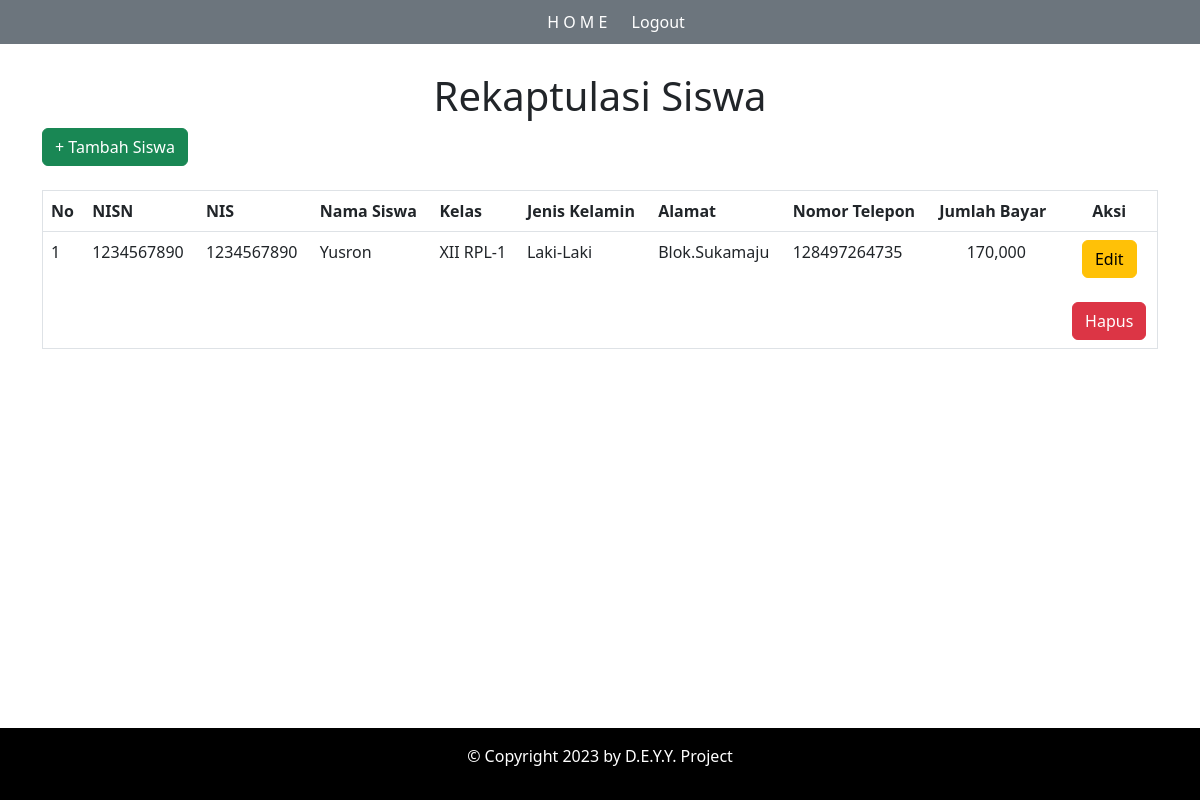
The page /PembayaranSPPSekolah/siswa.php on the database its author committed.
### tables this page shows
CREATE TABLE `tb_siswa` (
  `nisn` varchar(15) NOT NULL,
  `nis` varchar(15) NOT NULL,
  `nama` varchar(100) NOT NULL,
  `id_kelas` int(3) NOT NULL,
  `jenis_kelamin` enum('Laki-Laki','Perempuan') NOT NULL,
  `alamat` text NOT NULL,
  `no_telp` varchar(12) NOT NULL,
  `id_spp` int(11) NOT NULL,
  `total_bayar` int(11) NOT NULL
);

CREATE TABLE `tb_kelas` (
  `id_kelas` int(3) NOT NULL,
  `nama_kelas` varchar(15) NOT NULL,
  `wali_kelas` varchar(100) NOT NULL,
  `kompetensi_keahlian` text NOT NULL
);

### PembayaranSPPSekolah/siswa.php (the view, shortened to what this page needs)
<?php
$koneksi = mysqli_connect('localhost', 'root', '', 'db_spp');
?>
<!doctype html>
<html lang="en">
<head>
    <link rel="stylesheet" href="assets/css/style.css">
    <link rel="stylesheet" type="text/css" href="assets/css/bootstrap.min.css">
</head>
<body class="container-fluid">
    <?php
    include "header.php";
    ?>
    <br>
    <div class="container">
        <div class="text-center">
            <h1 class="mt-5">Rekaptulasi Siswa</h1>
        </div>
        <a href="siswa-tambah.php" class="btn btn-success">+ Tambah Siswa</a>
        <br><br>
        <table border="1" width="100%" class="table table-hover">
            <tr>
                <th>No</th>
                <th>NISN</th>
                <th>NIS</th>
                <th>Nama Siswa</th>
                <th>Kelas</th>
                <th>Jenis Kelamin</th>
                <th>Alamat</th>
                <th>Nomor Telepon</th>
                <th>Jumlah Bayar</th>
                <th class="text-center">Aksi</th>
            </tr>
            <?php
            $no = 1;
            $sql = "SELECT * FROM tb_siswa a INNER JOIN tb_kelas b ON a.id_kelas = b.id_kelas";
            $query = mysqli_query($koneksi, $sql);
            while ($data = mysqli_fetch_array($query)) {?>
                <tr>
                    <td><?= $no++; ?></td>
                    <td><?= $data['nisn']; ?></td>
                    <td><?= $data['nis']; ?></td>
                    <td><?= $data['nama']; ?></td>
                    <td><?= $data['nama_kelas']; ?></td>
                    <td><?= $data['jenis_kelamin']; ?></td>
                    <td><?= $data['alamat']; ?></td>
                    <td><?= $data['no_telp']; ?></td>
                    <td class="text-center"><?= number_format($data['total_bayar']); ?></td>
                    <td class="text-center"><a href="siswa-edit.php?nisn=<?= $data['nisn']; ?>" class="btn btn-warning">Edit</a><br><br><a href="siswa-hapus.php?nisn=<?= $data['nisn']; ?>" onclick="return confirm('Apakah Anda yakin ingin menghapus data ini?')" class="btn btn-danger">Hapus</a></td>
                </tr>
                <?php
            } ?>
        </table>
    </div>
    <br><br><br><br><br>
    <footer class="text-center" style="position: fixed; right: 0; bottom: 0; left: 0; padding: 0px; background-color: black; color: white;">
        <p class="text-white p-3">&copy; Copyright 2023 by D.E.Y.Y. Project</p>
    </footer>
</body>
</html>

### PembayaranSPPSekolah/assets/css/style.css (style rules this page uses)
* { margin: 0; padding: 0; }

### rows shown on the page
tb_siswa: nisn "1234567890", nis "1234567890", nama "Yusron", id_kelas.nama_kelas "XII RPL-1", jenis_kelamin "Laki-Laki", alamat "Blok.Sukamaju", no_telp "128497264735", total_bayar "170,000"
